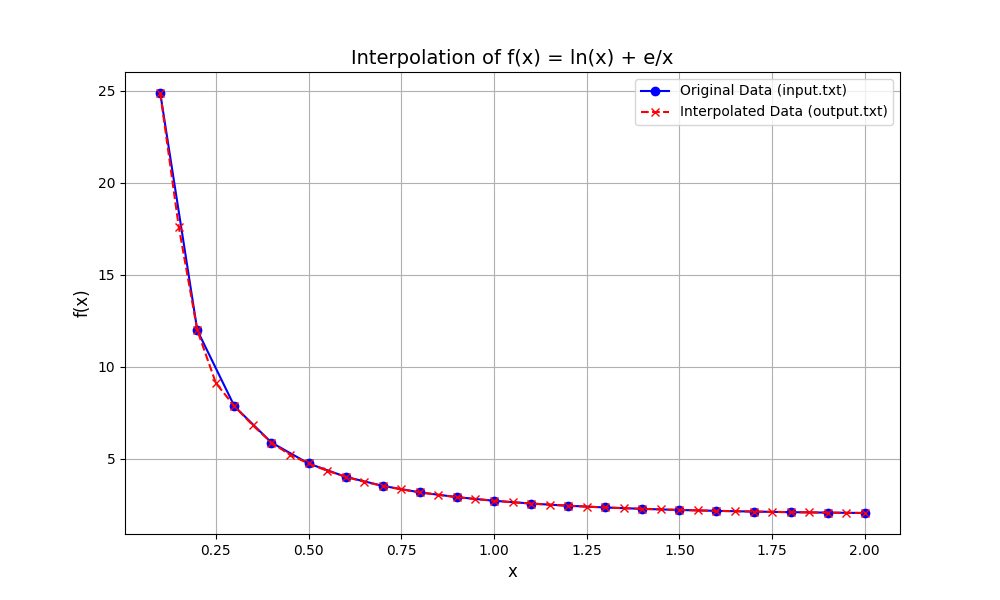

Python code for this plot:
import matplotlib.pyplot as plt

# Чтение данных из input.txt
x1 = []
y1 = []
with open('build/input.txt', 'r') as f:
    for line in f:
        data = line.split()
        x1.append(float(data[0]))
        y1.append(float(data[1]))

# Чтение данных из output.txt
x2 = []
y2 = []
with open('build/output.txt', 'r') as f:
    for line in f:
        data = line.split()
        x2.append(float(data[0]))
        y2.append(float(data[1]))

# Создание графика
plt.figure(figsize=(10, 6))

# График для исходных данных (input.txt)
plt.plot(x1, y1, label='Original Data (input.txt)', color='blue', marker='o')

# График для интерполированных данных (output.txt)
plt.plot(x2, y2, label='Interpolated Data (output.txt)', color='red', linestyle='--', marker='x')

# Настройка графика
plt.title('Interpolation of f(x) = ln(x) + e/x', fontsize=14)
plt.xlabel('x', fontsize=12)
plt.ylabel('f(x)', fontsize=12)
plt.legend()
plt.grid(True)

# Показать график
plt.savefig('plot.png')
